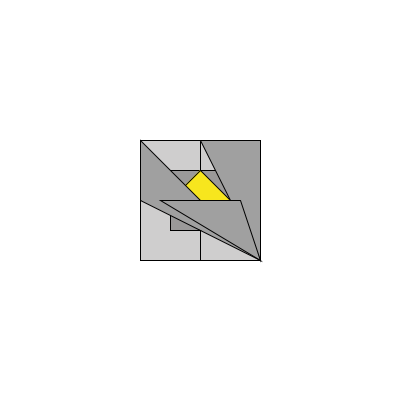
Frame 1 (no input)
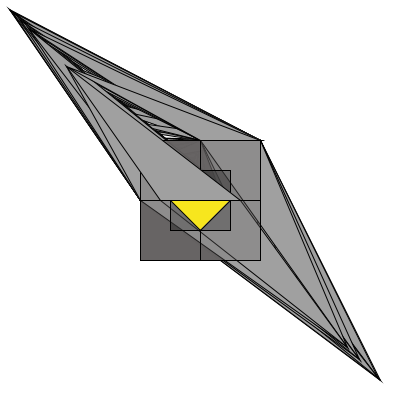
Frame 60 (the mouse pressed at the canvas centre just before this capture)
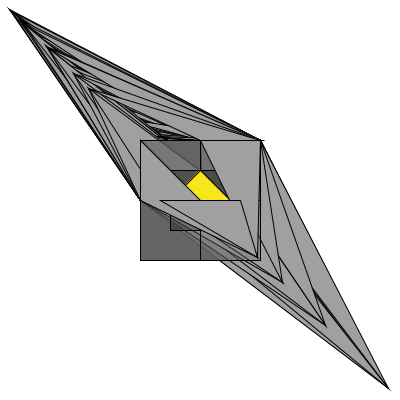
Frame 120 (the mouse held since frame 60 and released just before this capture)

The Processing sketch that drew these frames (run headless with seeded random() and noise(); from frame 60 on, the mouse is pressed at the canvas centre):

// Processing sketch: processing_99936
// ── processing_99936.pde

void setup() {
  size(400, 400);
  background(255);
  smooth();
}
/*je vais essayer de créer une succession de carré, car je m'interesse
 aux formes géométrique et aux structures, afin de jouer par la suite sur
 les effets de contrastes et de profondeurs de champs.*/

/*je vais faire en sorte qu'un de mes triangles gris "defigure ma forme
principale en s'incorporant dessus*/

void draw()
{

  float r = random(4,400);
  
  int L;
  L = 60;

  int H;
  H = 60;

  fill(#676464, 80);
  //jouer la transparence des formes

  rectMode(CENTER);
  rect(230, 230, H, L);
  rect(170, 170, H, L);
  rect(170, 230, H, L);
  rect(230, 170, H, L);

  //forme de depart

  fill( #393838, 90);
  rect(200, 200, H, L);

  fill(#F7E61E);
  triangle(170, 200, 230, 200, 200, 170);
  triangle(170, 200, 200, 230, 230, 200);

  // Mon logo aura pour principe d'être le même au niveau de la structure, seule
  //les formes à l'interieur changeront de places.
  fill(#A0A0A0);
  triangle(140, 140, 140, 200, r,r);
  

  triangle(200, 140, 260, 140, r, r);
  triangle(160, 200, 240, 200,r,r);
  
}
